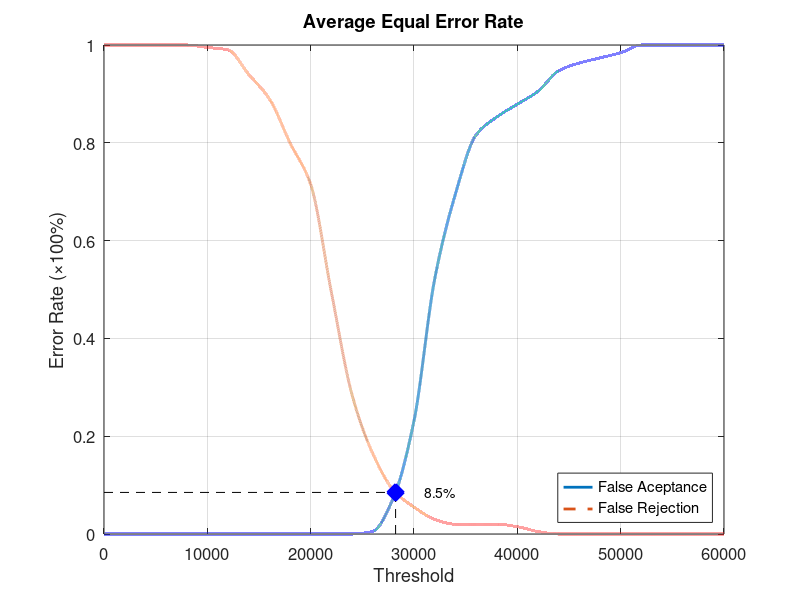
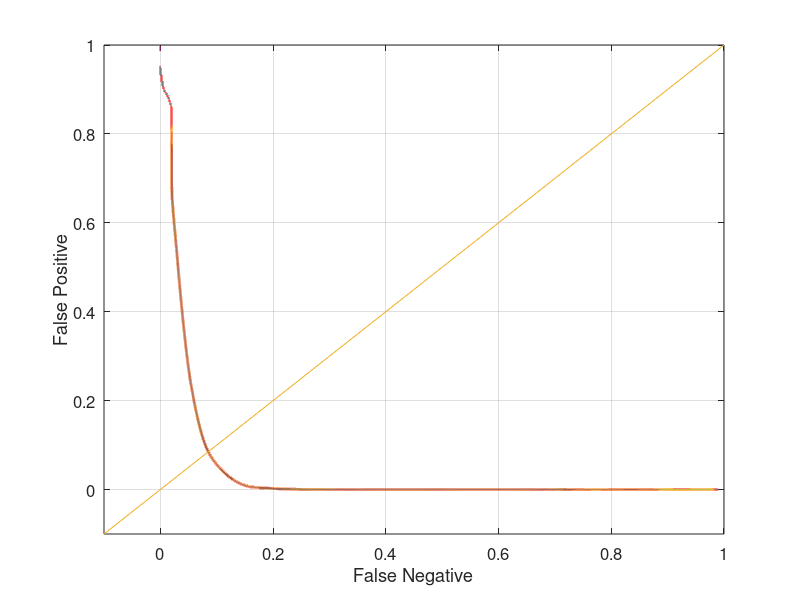

Reproduce these figures in MATLAB, in order.
function yEER = Database5_2
close all;
clear;
clc;
x = 0:2000:60000;
xq = 0:0.5:60000;

y0 = [0 0 0 0 0 0 0 0 0 0 0 0 0 0.00526316 0.0736842 0.231579 0.521053 0.694737 0.815789 0.852632 0.878947 0.905263 0.947368 0.963158 0.973684 0.984211 1 1 1 1 1];
yy0 = interp1(x, y0, xq, 'pchip');
y1 = [1 1 1 1 1 0.995 0.99 0.94 0.89 0.8 0.715 0.495 0.285 0.165 0.09 0.055 0.03 0.02 0.02 0.02 0.015 0.005 0 0 0 0 0 0 0 0 0];
yy1 = interp1(x, y1, xq, 'pchip');

% Calculating EER: 
y2 = abs(y0 - y1);
find(y2 == min(y2))
yy2 = abs(yy0 - yy1);
xEER = find(yy2 == min(yy2));
xEERIndex = xq(xEER) % X-axis EER
yEER = yy0(xEER) % Y-axis EER

main = figure
plot(xq, yy0,'-','LineWidth', 2);	hold on
plot(xq, yy1,'--','LineWidth', 2);	hold on
plot([xEERIndex xEERIndex], [0 yEER], 'k--');	hold on
plot([0 xEERIndex], [yEER yEER], 'k--');	hold on
plot(xEERIndex, yEER, 'bx', 'LineWidth', 10);	hold on
text(xEERIndex + 10 * xEERIndex / 100, yEER, [num2str(round((10000 * yEER)) / 100) '%'])
legend('False Aceptance', 'False Rejection', 'Location', 'SouthEast')
xlabel('Threshold')
ylabel('Error Rate (\times100%)')
title('Average Equal Error Rate')
set(gca, 'FontSize', 12)
axis([0 60000 0 1])
grid on

print(main, 'Database5_2Main', '-dpng');
FNRxFPR = figure('Color', [1 1 1]);
plot(yy1, yy0, '-', yy1, yy0, 'LineWidth', 2);
hold on
y = -0.1:0.1:1
plot(y, y); 
set(gca, 'FontSize', 12)
xlabel('False Negative')
ylabel('False Positive')
axis([-0.1 1 -0.1 1])
set(gca, 'FontSize', 12)
grid on

print(FNRxFPR, 'Database5_2FNRxFPR','-dpng');
end
